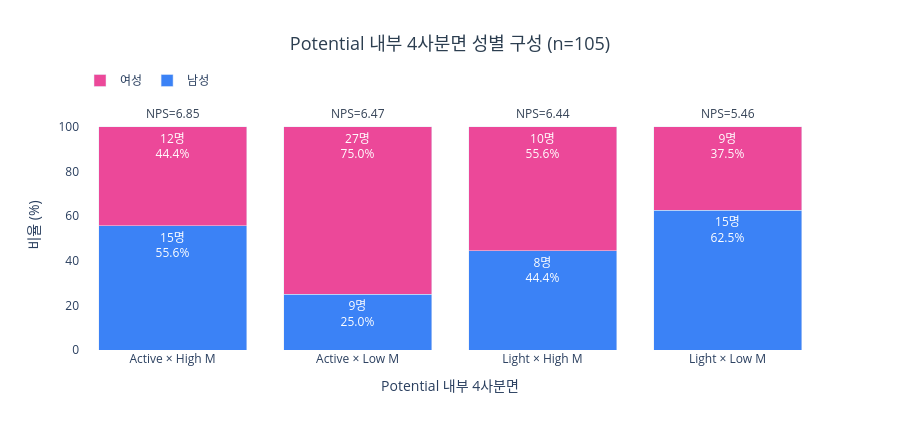

The notebook cell this image was saved under:
### Code cell
# Potential 내부 4사분면 성별 구성 — 보조 프로파일
potential_gender = (
    df_potential
    .groupby(['sub_segment', 'gender']).size()
    .unstack(fill_value=0)
    .reindex(index=SUB_ORDER, columns=['남성', '여성'], fill_value=0)
)
potential_gender_pct = potential_gender.div(potential_gender.sum(axis=1), axis=0).mul(100).round(1)

fig = go.Figure()
for gender, color in [('남성', '#3B82F6'), ('여성', '#EC4899')]:
    fig.add_trace(go.Bar(
        name=gender,
        x=potential_gender_pct.index,
        y=potential_gender_pct[gender],
        marker_color=color,
        text=[
            f"{int(potential_gender.loc[s, gender])}명<br>{potential_gender_pct.loc[s, gender]:.1f}%"
            for s in potential_gender_pct.index
        ],
        textposition='inside',
        textfont=dict(color='white', size=12),
    ))
for sub in potential_gender_pct.index:
    fig.add_annotation(
        x=sub,
        y=106,
        text=f"NPS={potential_summary.loc[sub, 'avg_nps']:.2f}",
        showarrow=False,
        font=dict(size=12, color='#334155'),
    )
fig.update_layout(
    barmode='stack',
    title=dict(text=f'Potential 내부 4사분면 성별 구성 (n={len(df_potential)})', x=0.5, xanchor='center', font=dict(size=18, color='#2c3e50')),
    xaxis_title='Potential 내부 4사분면',
    yaxis_title='비율 (%)',
    yaxis=dict(range=[0, 112]),
    plot_bgcolor='white',
    legend=dict(orientation='h', yanchor='bottom', y=1.02),
    height=430,
)
fig.show()

### Figure 1 — Plotly figure (JSON) as saved in the notebook; plotly's stock layout.template omitted (floating-point values rounded to 4 significant figures)
{"data": [{"marker": {"color": "#3B82F6"}, "name": "남성", "text": ["15명<br>55.6%", "9명<br>25.0%", "8명<br>44.4%", "15명<br>62.5%"], "textfont": {"color": "white", "size": 12}, "textposition": "inside", "type": "bar", "x": ["Active × High M", "Active × Low M", "Light × High M", "Light × Low M"], "y": [55.6, 25.0, 44.4, 62.5]}, {"marker": {"color": "#EC4899"}, "name": "여성", "text": ["12명<br>44.4%", "27명<br>75.0%", "10명<br>55.6%", "9명<br>37.5%"], "textfont": {"color": "white", "size": 12}, "textposition": "inside", "type": "bar", "x": ["Active × High M", "Active × Low M", "Light × High M", "Light × Low M"], "y": [44.4, 75.0, 55.6, 37.5]}], "layout": {"annotations": [{"font": {"color": "#334155", "size": 12}, "showarrow": false, "text": "NPS=6.85", "x": "Active × High M", "y": 106}, {"font": {"color": "#334155", "size": 12}, "showarrow": false, "text": "NPS=6.47", "x": "Active × Low M", "y": 106}, {"font": {"color": "#334155", "size": 12}, "showarrow": false, "text": "NPS=6.44", "x": "Light × High M", "y": 106}, {"font": {"color": "#334155", "size": 12}, "showarrow": false, "text": "NPS=5.46", "x": "Light × Low M", "y": 106}], "barmode": "stack", "height": 430, "legend": {"orientation": "h", "y": 1.02, "yanchor": "bottom"}, "plot_bgcolor": "white", "title": {"font": {"color": "#2c3e50", "size": 18}, "text": "Potential 내부 4사분면 성별 구성 (n=105)", "x": 0.5, "xanchor": "center"}, "xaxis": {"title": {"text": "Potential 내부 4사분면"}}, "yaxis": {"range": [0, 112], "title": {"text": "비율 (%)"}}}}
